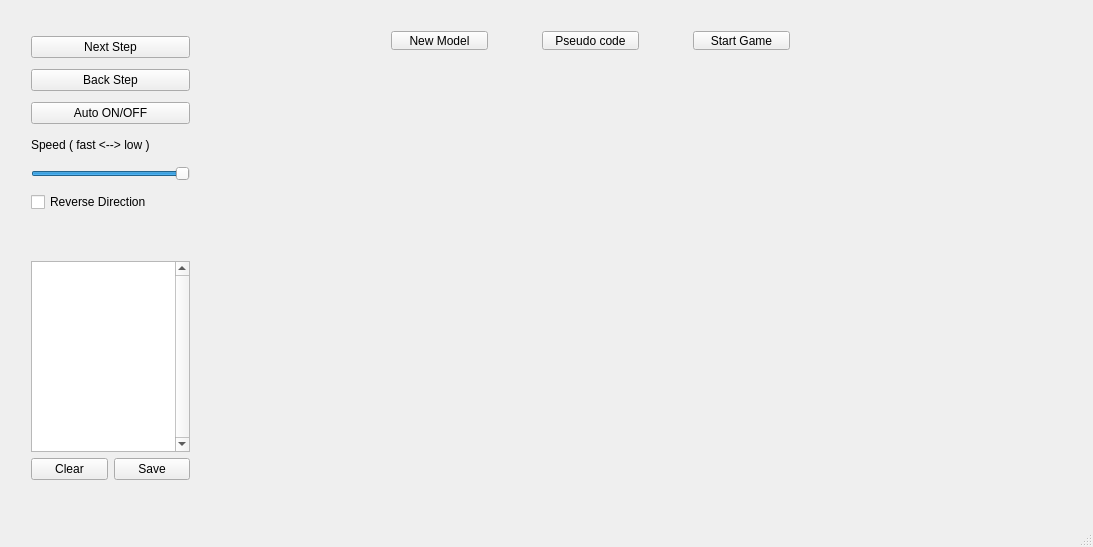
<?xml version="1.0" encoding="UTF-8"?>
<ui version="4.0">
 <class>MainWindow</class>
 <widget class="QMainWindow" name="MainWindow">
  <property name="geometry">
   <rect>
    <x>0</x>
    <y>0</y>
    <width>1093</width>
    <height>547</height>
   </rect>
  </property>
  <property name="windowTitle">
   <string>Hanoi</string>
  </property>
  <widget class="QWidget" name="centralWidget">
   <property name="layoutDirection">
    <enum>Qt::LeftToRight</enum>
   </property>
   <widget class="QLabel" name="stateLabel">
    <property name="geometry">
     <rect>
      <x>230</x>
      <y>80</y>
      <width>800</width>
      <height>401</height>
     </rect>
    </property>
    <property name="text">
     <string/>
    </property>
    <property name="scaledContents">
     <bool>true</bool>
    </property>
   </widget>
   <widget class="QWidget" name="layoutWidget">
    <property name="geometry">
     <rect>
      <x>20</x>
      <y>20</y>
      <width>181</width>
      <height>214</height>
     </rect>
    </property>
    <layout class="QVBoxLayout" name="verticalLayout">
     <item>
      <widget class="QPushButton" name="nextStepButton">
       <property name="text">
        <string>Next Step</string>
       </property>
      </widget>
     </item>
     <item>
      <widget class="QPushButton" name="backStepButton">
       <property name="text">
        <string>Back Step</string>
       </property>
      </widget>
     </item>
     <item>
      <widget class="QPushButton" name="timerButton">
       <property name="text">
        <string>Auto ON/OFF</string>
       </property>
      </widget>
     </item>
     <item>
      <widget class="QLabel" name="timerLabel">
       <property name="enabled">
        <bool>true</bool>
       </property>
       <property name="maximumSize">
        <size>
         <width>16777215</width>
         <height>20</height>
        </size>
       </property>
       <property name="text">
        <string>Speed ( fast &lt;--&gt; low )</string>
       </property>
       <property name="scaledContents">
        <bool>false</bool>
       </property>
       <property name="wordWrap">
        <bool>false</bool>
       </property>
      </widget>
     </item>
     <item>
      <widget class="QSlider" name="timerSlider">
       <property name="minimum">
        <number>1</number>
       </property>
       <property name="maximum">
        <number>1000</number>
       </property>
       <property name="value">
        <number>1000</number>
       </property>
       <property name="orientation">
        <enum>Qt::Horizontal</enum>
       </property>
      </widget>
     </item>
     <item>
      <widget class="QCheckBox" name="toEndCheck">
       <property name="text">
        <string>Reverse Direction</string>
       </property>
      </widget>
     </item>
    </layout>
   </widget>
   <widget class="QWidget" name="layoutWidget">
    <property name="geometry">
     <rect>
      <x>20</x>
      <y>250</y>
      <width>181</width>
      <height>241</height>
     </rect>
    </property>
    <layout class="QGridLayout" name="gridLayout">
     <item row="1" column="0">
      <widget class="QPushButton" name="clearButton">
       <property name="text">
        <string>Clear</string>
       </property>
      </widget>
     </item>
     <item row="1" column="1">
      <widget class="QPushButton" name="saveButton">
       <property name="text">
        <string>Save</string>
       </property>
      </widget>
     </item>
     <item row="0" column="0" colspan="2">
      <widget class="QTextBrowser" name="logsBrowser">
       <property name="verticalScrollBarPolicy">
        <enum>Qt::ScrollBarAlwaysOn</enum>
       </property>
       <property name="horizontalScrollBarPolicy">
        <enum>Qt::ScrollBarAsNeeded</enum>
       </property>
      </widget>
     </item>
    </layout>
   </widget>
   <widget class="QWidget" name="horizontalLayoutWidget">
    <property name="geometry">
     <rect>
      <x>380</x>
      <y>20</y>
      <width>421</width>
      <height>41</height>
     </rect>
    </property>
    <layout class="QHBoxLayout" name="horizontalLayout_2" stretch="2,1,2,1,2">
     <item>
      <widget class="QPushButton" name="newModelButton">
       <property name="text">
        <string>New Model</string>
       </property>
      </widget>
     </item>
     <item>
      <spacer name="horizontalSpacer">
       <property name="orientation">
        <enum>Qt::Horizontal</enum>
       </property>
       <property name="sizeHint" stdset="0">
        <size>
         <width>40</width>
         <height>20</height>
        </size>
       </property>
      </spacer>
     </item>
     <item>
      <widget class="QPushButton" name="Pseudocode">
       <property name="text">
        <string>Pseudo code</string>
       </property>
      </widget>
     </item>
     <item>
      <spacer name="horizontalSpacer_2">
       <property name="orientation">
        <enum>Qt::Horizontal</enum>
       </property>
       <property name="sizeHint" stdset="0">
        <size>
         <width>40</width>
         <height>20</height>
        </size>
       </property>
      </spacer>
     </item>
     <item>
      <widget class="QPushButton" name="startGameButton">
       <property name="text">
        <string>Start Game</string>
       </property>
      </widget>
     </item>
    </layout>
   </widget>
  </widget>
  <widget class="QStatusBar" name="statusBar"/>
  <widget class="QMenuBar" name="menuBar">
   <property name="geometry">
    <rect>
     <x>0</x>
     <y>0</y>
     <width>1093</width>
     <height>22</height>
    </rect>
   </property>
  </widget>
 </widget>
 <layoutdefault spacing="6" margin="11"/>
 <resources/>
 <connections/>
</ui>
